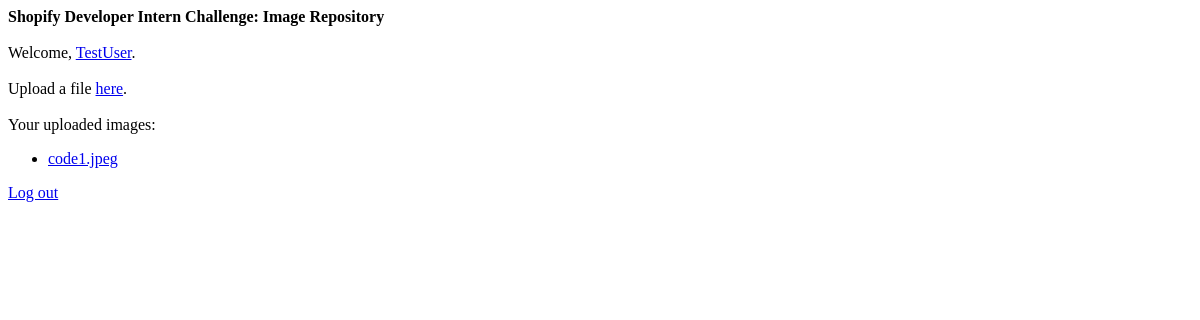
The app's page / (signed in), older data.
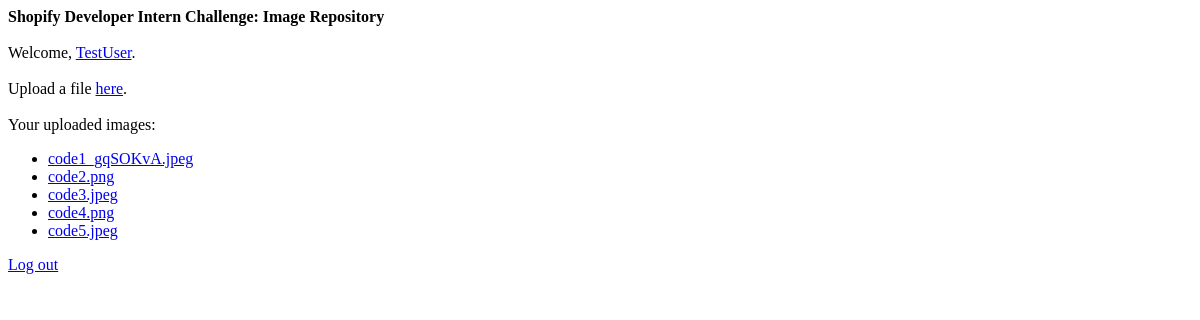
The same page, newer data.
### repo_app/models.py (models this page shows, shortened)
class MyUser(AbstractUser):
    pass
    def __str__(self):
        return self.username

class Image(models.Model):
    upload = models.ImageField(null=True, blank='True')
    author = models.ForeignKey(MyUser, null=True, blank=True, on_delete=models.CASCADE)

### repo_app/views.py (the view)
# urls.py: path('', views.Index.as_view(), name='home'),
class Index(View):
    def get(self, request):
        html = 'index.html'
        images = list(Image.objects.all().values())
        context = {'images': images}
        return render(request, html, context)

### templates/index.html (shortened to what this page needs)
<strong>Shopify Developer Intern Challenge: Image Repository</strong>
{% if user.is_authenticated %}
    Welcome, <a href='/profile/{{ user.id }}'>{{ request.user }}</a>.
    Upload a file <a href='/upload/'>here</a>.
    {% if images %}
        Your uploaded images:
        <ul>
            {% for image in images %}
                {% if image.author_id == request.user.id %}
                    <li><a href='/static/images/{{ image.upload }}'>{{image.upload}}</a></li>
                {% endif%}
            {% endfor %}
        </ul>
    {% endif %}
    <a href='/logout/'>Log out</a>
{% else %}
    <a href='/login/'>Log in</a>
    <br><br>
    Not registered? <a href='/sign_up/'>Create an account</a>
{% endif %}

Row changes from the older to the newer data that the page shows:
removed Image: upload "code1.jpeg"
added Image: upload "code1_gqSOKvA.jpeg"
added Image: upload "code2.png"
added Image: upload "code3.jpeg"
added Image: upload "code4.png"
added Image: upload "code5.jpeg"
